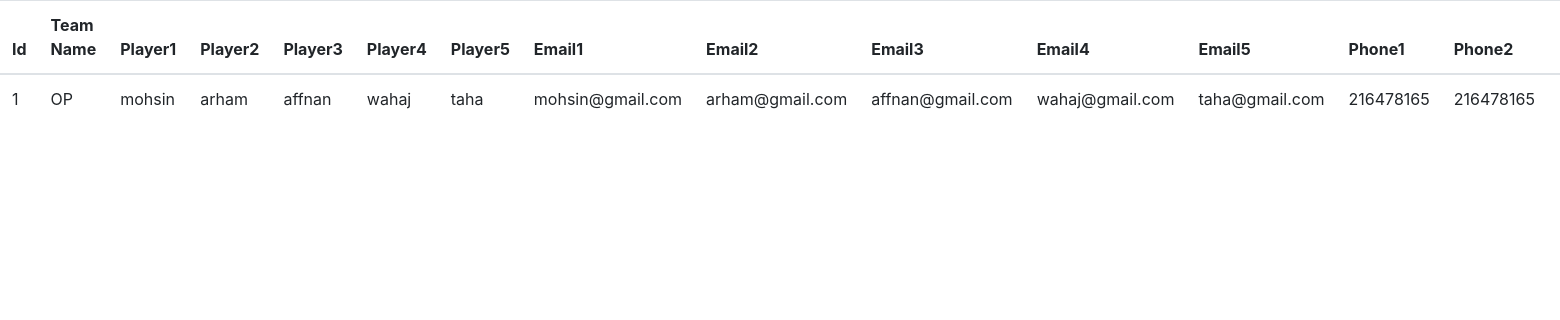
/admin/include_admin/admin_include.php, run on the app's committed database.
### tables this page shows
CREATE TABLE `teams` (
  `id` int(11) NOT NULL,
  `name` varchar(255) NOT NULL
);

CREATE TABLE `players` (
  `id` int(11) NOT NULL,
  `player1` varchar(50) NOT NULL,
  `player2` varchar(50) NOT NULL,
  `player3` varchar(50) NOT NULL,
  `player4` varchar(50) NOT NULL,
  `player5` varchar(50) NOT NULL,
  `email1` varchar(50) NOT NULL,
  `email2` varchar(50) NOT NULL,
  `email3` varchar(50) NOT NULL,
  `email4` varchar(50) NOT NULL,
  `email5` varchar(50) NOT NULL,
  `phone1` int(11) NOT NULL,
  `phone2` int(11) NOT NULL,
  `phone3` int(11) NOT NULL,
  `phone4` int(11) NOT NULL,
  `phone5` int(11) NOT NULL
);

### admin/include_admin/admin_include.php (the view, shortened to what this page needs)
<!doctype html>
<html lang="en">
<head>
    <link rel="stylesheet" href="https://stackpath.bootstrapcdn.com/bootstrap/4.3.1/css/bootstrap.min.css">
</head>
<body>
    <table class="table">
        <thead>
            <tr>
                <th>Id</th>
                <th>Team Name</th>
                <th>Player1</th>
                <th>Player2</th>
                <th>Player3</th>
                <th>Player4</th>
                <th>Player5</th>
                <th>Email1</th>
                <th>Email2</th>
                <th>Email3</th>
                <th>Email4</th>
                <th>Email5</th>
                <th>Phone1</th>
                <th>Phone2</th>
                <th>Phone3</th>
            </tr>
        </thead>
        <tbody>
            <?php
            include('conn.php');
            ?>
            <?php
            $quy = mysqli_query($con, "SELECT *,b.Id FROM `teams`o LEFT JOIN `players`b on b.Id=o.id ") or die("error" . mysqli_error($con));
            while ($li = mysqli_fetch_array($quy)) {
            ?>
                <tr>
                    <td><?php echo $li["id"] ?></td>
                    <td><?php echo $li["name"] ?></td>
                    <td><?php echo $li["player1"] ?></td>
                    <td><?php echo $li["player2"] ?></td>
                    <td><?php echo $li["player3"] ?></td>
                    <td><?php echo $li["player4"] ?></td>
                    <td><?php echo $li["player5"] ?></td>
                    <td><?php echo $li["email1"] ?></td>
                    <td><?php echo $li["email2"] ?></td>
                    <td><?php echo $li["email3"] ?></td>
                    <td><?php echo $li["email4"] ?></td>
                    <td><?php echo $li["email5"] ?></td>
                    <td><?php echo $li["phone1"] ?></td>
                    <td><?php echo $li["phone2"] ?></td>
                    <td><?php echo $li["phone3"] ?></td>
                </tr>
            <?php } ?>
        </tbody>
    </table>
</body>
</html>

### data on the page
teams: players.id "1", name "OP", players.player1 "mohsin", players.player2 "arham", players.player3 "affnan", players.player4 "wahaj", players.player5 "taha", players.email1 "mohsin@gmail.com", players.email2 "arham@gmail.com", players.email3 "affnan@gmail.com", players.email4 "wahaj@gmail.com", players.email5 "taha@gmail.com", players.phone1 "216478165", players.phone2 "216478165"
